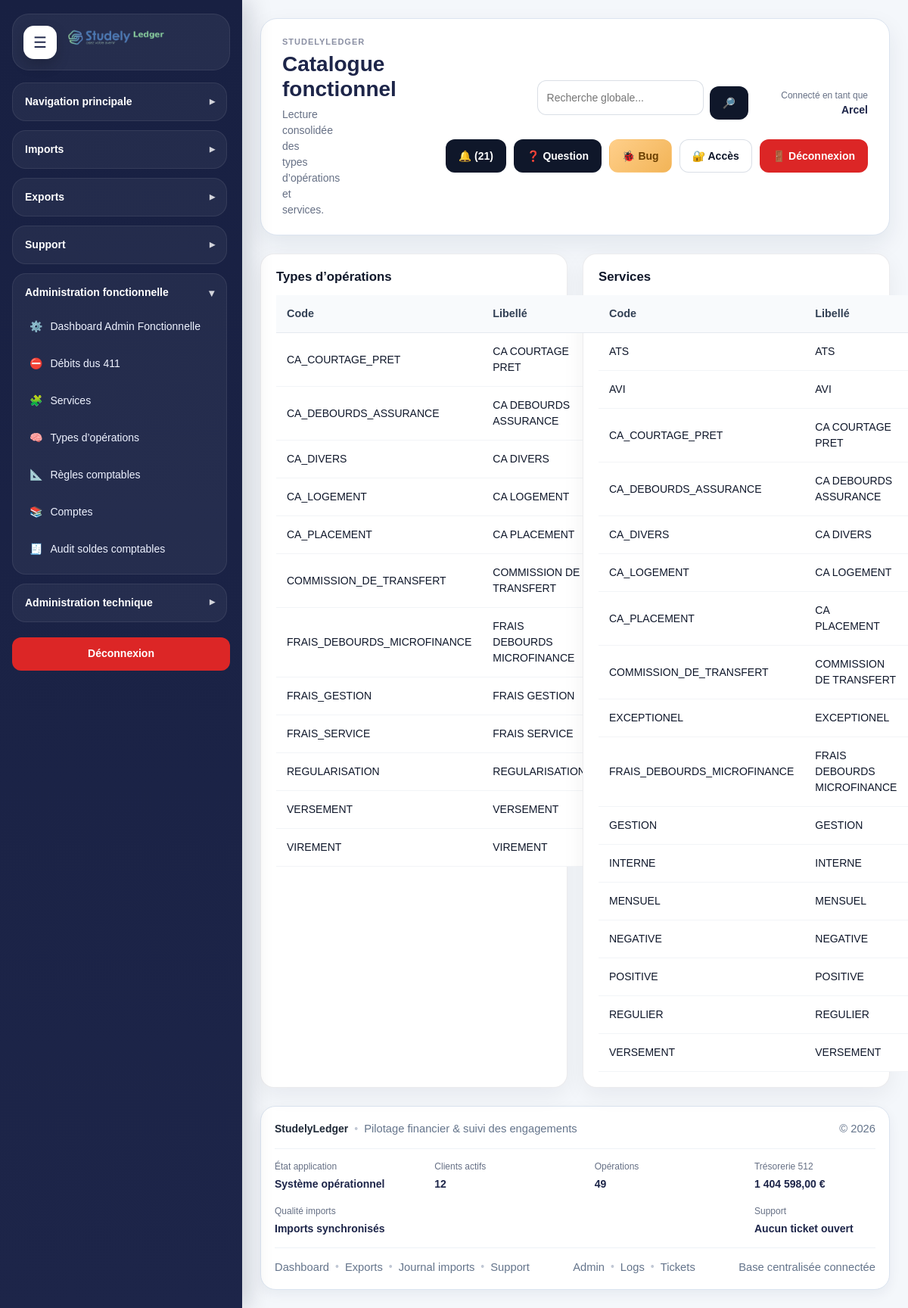
The app's page /modules/admin_functional/catalogs.php (signed in) with its own data.
### tables this page shows
CREATE TABLE `ref_operation_types` (
  `id` int(11) NOT NULL,
  `code` varchar(100) NOT NULL,
  `label` varchar(150) NOT NULL,
  `direction` enum('credit','debit','mixed') NOT NULL DEFAULT 'mixed',
  `is_active` tinyint(1) NOT NULL DEFAULT 1,
  `created_at` datetime NOT NULL DEFAULT current_timestamp(),
  `updated_at` datetime DEFAULT NULL
);

CREATE TABLE `ref_services` (
  `id` int(11) NOT NULL,
  `code` varchar(100) NOT NULL,
  `label` varchar(150) NOT NULL,
  `operation_type_id` int(11) DEFAULT NULL,
  `service_account_id` int(11) DEFAULT NULL,
  `treasury_account_id` int(11) DEFAULT NULL,
  `is_active` tinyint(1) NOT NULL DEFAULT 1,
  `created_at` datetime NOT NULL DEFAULT current_timestamp(),
  `updated_at` datetime DEFAULT NULL
);

### includes/admin_functions.php (called while the page is built, shortened)
<?php
if (!function_exists('e')) {
    function e(?string $value): string
    {
        return htmlspecialchars((string)($value ?? ''), ENT_QUOTES, 'UTF-8');
    }
}
if (!function_exists('tableExists')) {
    function tableExists(PDO $pdo, string $tableName): bool
    {
        $stmt = $pdo->prepare("
            SELECT COUNT(*)
            FROM information_schema.TABLES
            WHERE TABLE_SCHEMA = DATABASE()
              AND TABLE_NAME = ?
        ");
        $stmt->execute([$tableName]);
        return (int)$stmt->fetchColumn() > 0;
    }
}
        ?>

### modules/admin_functional/catalogs.php (the view, shortened to what this page needs)
<?php
$pdo = getPDO();
require_once __DIR__ . '/../../includes/admin_functions.php';
$operationTypes = tableExists($pdo, 'ref_operation_types')
    ? $pdo->query("
        SELECT *
        FROM ref_operation_types
        ORDER BY label ASC
    ")->fetchAll(PDO::FETCH_ASSOC)
    : [];
$services = tableExists($pdo, 'ref_services')
    ? $pdo->query("
        SELECT rs.*, rot.label AS operation_type_label, sa.account_code AS service_account_code, ta.account_code AS treasury_account_code
        FROM ref_services rs
        LEFT JOIN ref_operation_types rot ON rot.id = rs.operation_type_id
        LEFT JOIN service_accounts sa ON sa.id = rs.service_account_id
        LEFT JOIN treasury_accounts ta ON ta.id = rs.treasury_account_id
        ORDER BY rs.label ASC
    ")->fetchAll(PDO::FETCH_ASSOC)
    : [];
require_once __DIR__ . '/../../includes/document_start.php';
?>
<div class="layout">
    <?php require_once __DIR__ . '/../../includes/sidebar.php'; ?>
    <div class="main">
        <?php require_once __DIR__ . '/../../includes/header.php'; ?>
        <div class="dashboard-grid-2">
            <div class="table-card">
                <h3 class="section-title">Types d’opérations</h3>
                <table>
                    <thead>
                        <tr>
                            <th>Code</th>
                            <th>Libellé</th>
                            <th>Direction</th>
                            <th>Actif</th>
                        </tr>
                    </thead>
                    <tbody>
                        <?php foreach ($operationTypes as $row): ?>
                            <tr>
                                <td><?= e($row['code'] ?? '') ?></td>
                                <td><?= e($row['label'] ?? '') ?></td>
                                <td><?= e($row['direction'] ?? '') ?></td>
                                <td><?= ((int)($row['is_active'] ?? 1) === 1) ? 'Oui' : 'Non' ?></td>
                            </tr>
                        <?php endforeach; ?>
                    </tbody>
                </table>
            </div>
            <div class="table-card">
                <h3 class="section-title">Services</h3>
                <table>
                    <thead>
                        <tr>
                            <th>Code</th>
                            <th>Libellé</th>
                        </tr>
                    </thead>
                    <tbody>
                        <?php foreach ($services as $row): ?>
                            <tr>
                                <td><?= e($row['code'] ?? '') ?></td>
                                <td><?= e($row['label'] ?? '') ?></td>
                            </tr>
                        <?php endforeach; ?>
                    </tbody>
                </table>
            </div>
        </div>
        <?php require_once __DIR__ . '/../../includes/footer.php'; ?>
    </div>
</div>
<?php require_once __DIR__ . '/../../includes/document_end.php'; ?>

### assets/css/style.css (style rules this page uses)
:root { --bg:#f4f7fb; --surface:#ffffff; --surface-soft:#f8fbff; --border:#dbe4f0; --border-strong:#c8d5e6; --text:#1f2937; --muted:#667085; --heading:#1d2549; --primary:#1d2549; --primary-2:#2f4db8; --primary-soft:#eef2ff; --success:#117a4f; --success-soft:#e8f8f0; --danger:#b42318; --danger-soft:#fff1f2; --warning:#b54708; --warning-soft:#fff7ed; --info:#175cd3; --info-soft:#eff6ff; --shadow-sm:0 6px 16px rgba(18, 38, 63, 0.06); --shadow-md:0 12px 30px rgba(18, 38, 63, 0.08); --shadow-lg:0 18px 45px rgba(18, 38, 63, 0.12); --radius-sm:12px; --radius-md:18px; --radius-lg:24px; --sidebar-width:320px; --sidebar-width-collapsed:96px; }
*, *::before, *::after { box-sizing:border-box; }
html, body { margin:0; padding:0; min-height:100%; }
body { font-family:Arial, Helvetica, sans-serif; font-size:14px; line-height:1.5; color:var(--text); background:var(--bg); }
.layout { display:flex; min-height:100vh; width:100%; }
.main { flex:1 1 auto; min-width:0; padding:24px; }
h1,h2,h3,h4,h5,h6 { margin:0 0 12px 0; color:var(--heading); line-height:1.2; }
h3 { font-size:20px; }
.section-title { margin-bottom:14px; }
.card, .form-card, .table-card, .dashboard-panel { background:var(--surface); border:1px solid var(--border); border-radius:var(--radius-md); box-shadow:var(--shadow-sm); padding:20px; }
.dashboard-grid-2 { display:grid; grid-template-columns:repeat(2, minmax(0, 1fr)); gap:20px; }
table { width:100%; border-collapse:collapse; background:#fff; }
thead th { text-align:left; font-size:13px; color:var(--heading); background:#f3f7fc; border-bottom:1px solid var(--border); padding:12px 10px; }
tbody td { border-bottom:1px solid #edf2f7; padding:12px 10px; vertical-align:top; }
.main { overflow-x: hidden; }
.layout, .main, .sl-grid, .sl-card, .sl-chart-box { scroll-behavior: auto !important; }
html { scroll-behavior: auto; }

### assets/css/dashboard.css (style rules this page uses)
.table-card table td, .table-card table th { vertical-align:middle; }
.dashboard-panel .section-title, .form-card .section-title, .table-card .section-title { margin-top:0; margin-bottom:14px; }
.dashboard-grid-2, .dashboard-grid-3, .dashboard-grid-4, .dashboard-grid-5 { display: grid; gap: 20px; align-items: stretch; }
.dashboard-grid-2 { grid-template-columns: repeat(2, minmax(0, 1fr)); }
.card, .form-card, .table-card, .stat-card { background: #ffffff; border: 1px solid rgba(15, 23, 42, 0.08); border-radius: 18px; padding: 20px; box-shadow: 0 10px 30px rgba(15, 23, 42, 0.06); }
.card h3, .form-card h3, .table-card h3, .stat-card h3, .section-title { margin: 0 0 16px; font-size: 1.05rem; font-weight: 700; color: #0f172a; }
.modern-table, .table-card table, .sl-table { width: 100%; border-collapse: separate; border-spacing: 0; }
.modern-table thead th, .table-card table thead th, .sl-table thead th { position: sticky; top: 0; background: #f8fafc; color: #334155; font-size: 0.9rem; font-weight: 700; text-align: left; padding: 14px 14px; border-bottom: 1px solid rgba(148, 163, 184, 0.2); }
.modern-table tbody td, .table-card table tbody td, .sl-table tbody td { padding: 14px 14px; border-bottom: 1px solid rgba(148, 163, 184, 0.12); vertical-align: middle; color: #0f172a; background: #fff; }

### records on screen
ref_operation_types: code "CA_COURTAGE_PRET", label "CA COURTAGE PRET"
ref_operation_types: code "CA_DEBOURDS_ASSURANCE", label "CA DEBOURDS ASSURANCE"
ref_operation_types: code "CA_DIVERS", label "CA DIVERS"
ref_operation_types: code "CA_LOGEMENT", label "CA LOGEMENT"
ref_operation_types: code "CA_PLACEMENT", label "CA PLACEMENT"
ref_operation_types: code "COMMISSION_DE_TRANSFERT", label "COMMISSION DE TRANSFERT"
ref_operation_types: code "FRAIS_DEBOURDS_MICROFINANCE", label "FRAIS DEBOURDS MICROFINANCE"
ref_operation_types: code "FRAIS_GESTION", label "FRAIS GESTION"
ref_operation_types: code "FRAIS_SERVICE", label "FRAIS SERVICE"
ref_operation_types: code "REGULARISATION", label "REGULARISATION"
ref_operation_types: code "VERSEMENT", label "VERSEMENT"
ref_operation_types: code "VIREMENT", label "VIREMENT"
ref_services: code "ATS", label "ATS"
ref_services: code "AVI", label "AVI"
ref_services: code "CA_COURTAGE_PRET", label "CA COURTAGE PRET"
ref_services: code "CA_DEBOURDS_ASSURANCE", label "CA DEBOURDS ASSURANCE"
ref_services: code "CA_DIVERS", label "CA DIVERS"
ref_services: code "CA_LOGEMENT", label "CA LOGEMENT"
ref_services: code "CA_PLACEMENT", label "CA PLACEMENT"
ref_services: code "COMMISSION_DE_TRANSFERT", label "COMMISSION DE TRANSFERT"
ref_services: code "EXCEPTIONEL", label "EXCEPTIONEL"
ref_services: code "FRAIS_DEBOURDS_MICROFINANCE", label "FRAIS DEBOURDS MICROFINANCE"
ref_services: code "GESTION", label "GESTION"
ref_services: code "INTERNE", label "INTERNE"
ref_services: code "MENSUEL", label "MENSUEL"
ref_services: code "NEGATIVE", label "NEGATIVE"
ref_services: code "POSITIVE", label "POSITIVE"
ref_services: code "REGULIER", label "REGULIER"
ref_services: code "VERSEMENT", label "VERSEMENT"

### other values on screen
APP_NAME "STUDELYLEDGER"
$title "Catalogue fonctionnel"
$subtitle "Lecture consolidée des types d’opérations et services."
$currentUser "Arcel"
$notificationCount "21"
APP_NAME "StudelyLedger"
$footerSystemStatus "Système opérationnel"
$totalActiveClients "12"
$totalOperations "49"
$totalTreasuryBalance "1 404 598,00"
$footerDataStatus "Imports synchronisés"
$footerSupportStatus "Aucun ticket ouvert"
